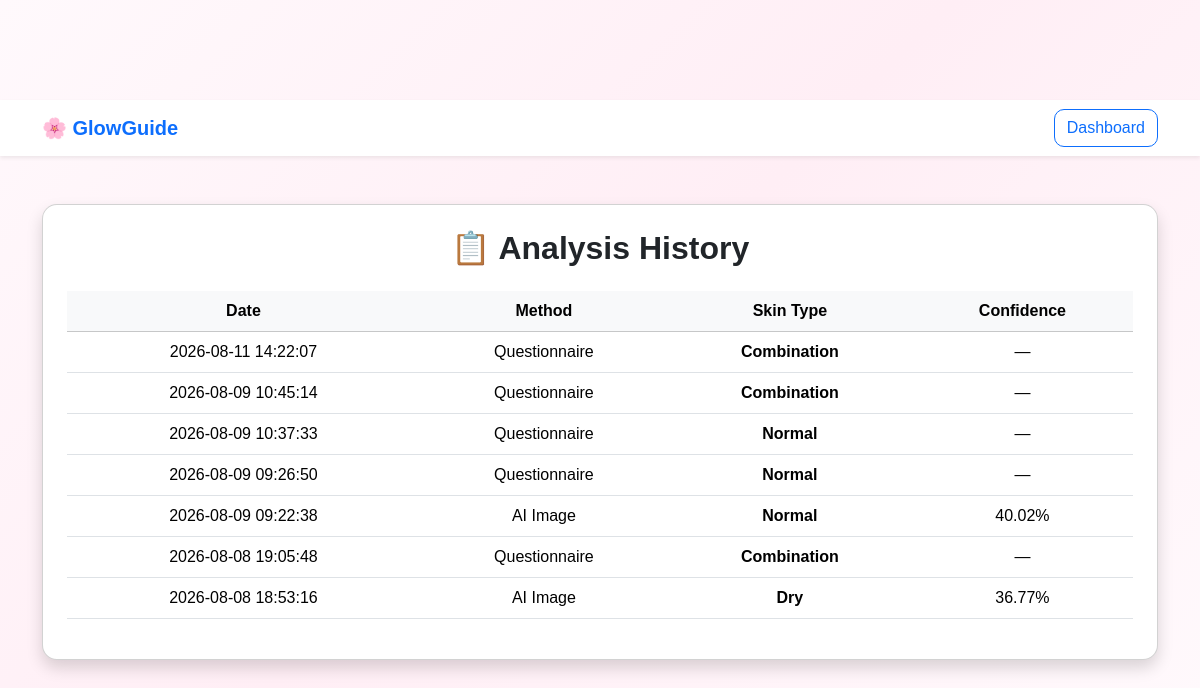
The app's page /history (signed in) with its own data.
### tables this page shows
CREATE TABLE analysis_history (
    id INTEGER PRIMARY KEY AUTOINCREMENT,
    user_email TEXT NOT NULL,
    analysis_date TIMESTAMP DEFAULT CURRENT_TIMESTAMP,
    method TEXT NOT NULL,
    skin_type TEXT NOT NULL,
    confidence REAL,
    image_name TEXT
);

### app.py (the view)
@app.route("/history")
def history():
    if "user" not in session:
        return redirect("/login")
    conn = get_db_connection()
    cursor = conn.cursor()
    cursor.execute("""
        SELECT *
        FROM analysis_history
        WHERE user_email = ?
        ORDER BY analysis_date DESC
    """, (session["user_email"],))
    history_records = cursor.fetchall()
    conn.close()
    return render_template(
        "history.html",
        history_records=history_records
    )

### app.py (called while the page is built)
def get_db_connection():
    conn = sqlite3.connect("glowguide.db")
    conn.row_factory = sqlite3.Row
    return conn

### templates/history.html (shortened to what this page needs)
<!DOCTYPE html>
<html lang="en">
<head>
    <link href="https://cdn.jsdelivr.net/npm/bootstrap@5.3.3/dist/css/bootstrap.min.css"
          rel="stylesheet">
    <link rel="stylesheet"
          href="{{ url_for('static', filename='css/style.css') }}">
</head>
<body>
<nav class="navbar navbar-light bg-white shadow-sm">
    <div class="container">
        <a class="navbar-brand fw-bold text-primary">
            🌸 GlowGuide
        </a>
        <a href="{{ url_for('dashboard') }}"
           class="btn btn-outline-primary">
            Dashboard
        </a>
    </div>
</nav>
<div class="container py-5">
    <div class="card shadow p-4">
        <h2 class="text-center fw-bold mb-4">
            📋 Analysis History
        </h2>
        {% if history_records %}
        <div class="table-responsive">
            <table class="table table-hover align-middle">
                <thead class="table-light">
                    <tr>
                        <th>Date</th>
                        <th>Method</th>
                        <th>Skin Type</th>
                        <th>Confidence</th>
                    </tr>
                </thead>
                <tbody>
                    {% for record in history_records %}
                    <tr>
                        <td>
                            {{ record["analysis_date"] }}
                        </td>
                        <td>
                            {{ record["method"] }}
                        </td>
                        <td class="text-capitalize fw-bold">
                            {{ record["skin_type"] }}
                        </td>
                        <td>
                            {% if record["confidence"] is not none %}
                                {{ "%.2f"|format(record["confidence"] * 100) }}%
                            {% else %}
                                —
                            {% endif %}
                        </td>
                    </tr>
                    {% endfor %}
                </tbody>
            </table>
        </div>
        {% endif %}
    </div>
</div>
</body>
</html>

### static/css/style.css (style rules this page uses)
body { margin: 0; font-family: Arial, sans-serif; background: #fdf6f8; text-align: center; padding-top: 100px; }
body { background-color:#FFF7FA; font-family:Arial, Helvetica, sans-serif; }
body { background: linear-gradient(135deg,#fff9fc,#ffeef5,#fff9fc); }
.card { transition: all 0.3s ease; border-radius: 15px; }
.btn { border-radius: 10px; }

### records on screen
analysis_history: analysis_date "2026-08-11 14:22:07", method "Questionnaire", skin_type "Combination"
analysis_history: analysis_date "2026-08-09 10:45:14", method "Questionnaire", skin_type "Combination"
analysis_history: analysis_date "2026-08-09 10:37:33", method "Questionnaire", skin_type "Normal"
analysis_history: analysis_date "2026-08-09 09:26:50", method "Questionnaire", skin_type "Normal"
analysis_history: analysis_date "2026-08-09 09:22:38", method "AI Image", skin_type "Normal", record['confidence']*100 "40.02"
analysis_history: analysis_date "2026-08-08 19:05:48", method "Questionnaire", skin_type "Combination"
analysis_history: analysis_date "2026-08-08 18:53:16", method "AI Image", skin_type "Dry", record['confidence']*100 "36.77"
